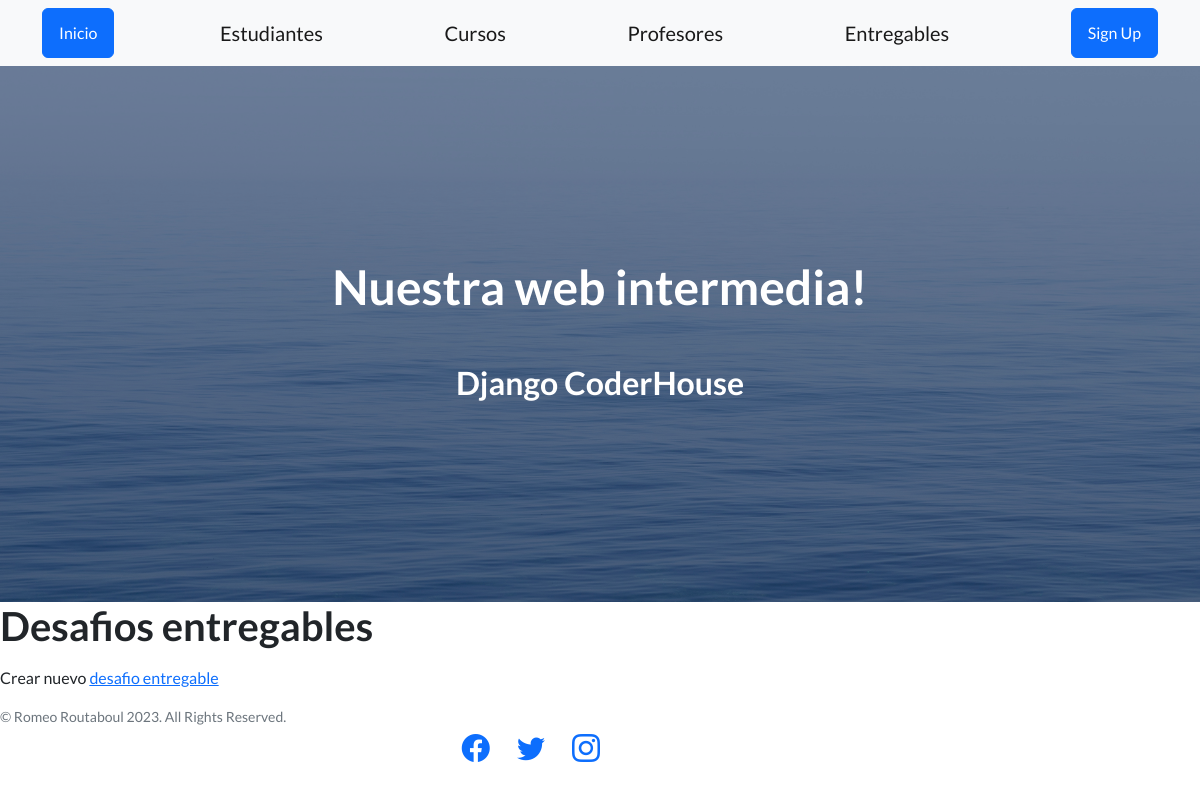
/coder/entregables/, run on an earlier commit of the app's database.
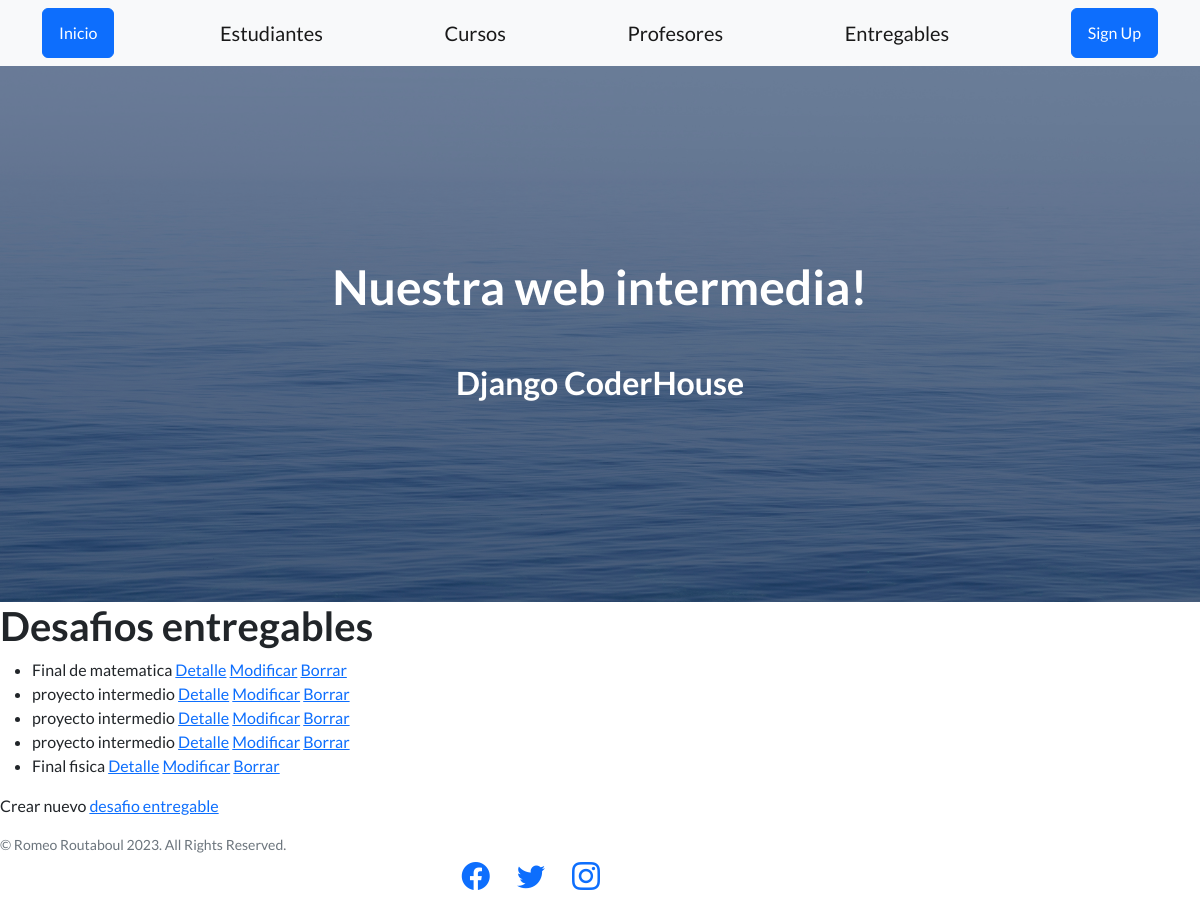
And on a later commit of the database.
### appcoder/models.py (models this page shows, shortened)
class Entregable(models.Model):
    nombre = models.CharField(max_length=100)
    fecha_de_entrega = models.DateField()
    entregado = models.BooleanField()

### appcoder/views.py (the view)
# urls.py: path("entregables/",EntregablesList.as_view(), name="coder-entregables"),
class EntregablesList(ListView):
    model = Entregable
    template_name = "appcoder/list_entregables.html"

### appcoder/templates/appcoder/list_entregables.html
{% extends 'appcoder/base.html' %}
{% block contenido %}
<h1>Desafios entregables</h1>
<ul>
    {% for entregable in object_list %}
        <li>
            {{entregable.nombre}}
            <a href="{% url 'coder-entregable-detail' entregable.id %}">Detalle</a>
            <a href="{% url 'coder-entregable-update' entregable.id %}">Modificar</a>
            <a href="{% url 'coder-entregable-delete' entregable.id %}">Borrar</a>
        </li>
    {% endfor %}
</ul>
<p>Crear nuevo <a href="{% url 'coder-entregables-create' %}">desafio entregable</a></p>
{% endblock %}

What changed in the data, as far as the page shows it:
added Entregable: nombre "Final de matematica"
added Entregable: nombre "proyecto intermedio"
added Entregable: nombre "proyecto intermedio"
added Entregable: nombre "proyecto intermedio"
added Entregable: nombre "Final fisica"
